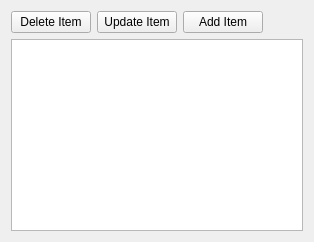
          <widget class="QWidget" name="ItemsTab">
           <attribute name="title">
            <string>Items</string>
           </attribute>
           <layout class="QVBoxLayout" name="verticalLayout_6">
            <item>
             <layout class="QHBoxLayout" name="horizontalLayout_7">
              <item>
               <widget class="QPushButton" name="deleteitemButton">
                <property name="text">
                 <string>Delete Item</string>
                </property>
               </widget>
              </item>
              <item>
               <widget class="QPushButton" name="updateItemButton">
                <property name="text">
                 <string>Update Item</string>
                </property>
               </widget>
              </item>
              <item>
               <widget class="QPushButton" name="addItemtoTable">
                <property name="text">
                 <string>Add Item</string>
                </property>
               </widget>
              </item>
              <item>
               <spacer name="horizontalSpacer_7">
                <property name="orientation">
                 <enum>Qt::Horizontal</enum>
                </property>
                <property name="sizeHint" stdset="0">
                 <size>
                  <width>40</width>
                  <height>20</height>
                 </size>
                </property>
               </spacer>
              </item>
             </layout>
            </item>
            <item>
             <widget class="QTableView" name="itemTableView"/>
            </item>
           </layout>
          </widget>
